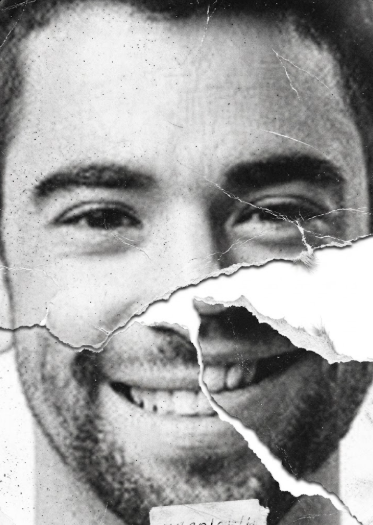
#> input picture man_3.png, 373 x 525 px
$ python find_face.py
#> lines starting #> are read from the running program, lines starting #| are printed output that depends on the picture
#קוד ליצירת מסכה לתמונה
#ייבוא של ספריות
import numpy as np
import cv2
from PIL import Image

#הגדרת הטווח של ערך של פיקסל שעדיין נקרא חור
#Color_range=0
#Num_of_neighbors=0

with open("params.txt") as f:
#> (reads params.txt from the repository)
     for line in f:
         name , value = line.strip().split('=')
         globals()[name.strip()] = int(value.strip())

#קריאת התמונה
image = cv2.imread("man_3.png")
#> image is the input picture: shape (525, 373, 3); mean B, G, R 160.7, 161.1, 161.2

#שינוי גודל התמונה ל450*450:
image=cv2.resize(image,(450,450))
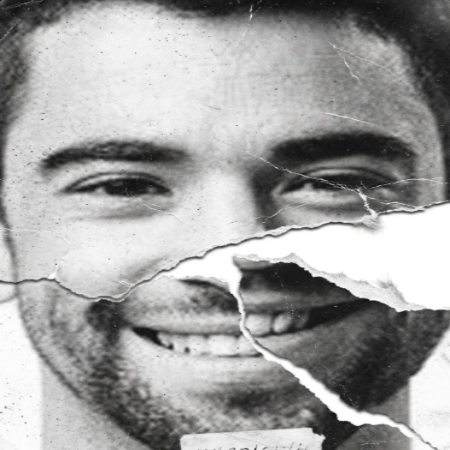
#> image: shape (450, 450, 3); mean B, G, R 160.6, 161, 161.1

# openCV כל הקוד שלי בשורה אחת של זימון פונקצייה של
#_, mat = cv2.threshold(image[:,:,0], 255 - Color_range, 255, cv2.THRESH_BINARY)
#מס שורות ועמודות של מטריצת התמונה

rows=image.shape[0]
#> rows = 450
cols=image.shape[1]
#> cols = 450

i=0
j=0

mat = np.zeros_like(image)

for i in range(1,rows-1):
    for j in range(1,cols-1):
        pixel=image[i][j]
#> (the run stopped early here; a loop or call above may not have finished)
